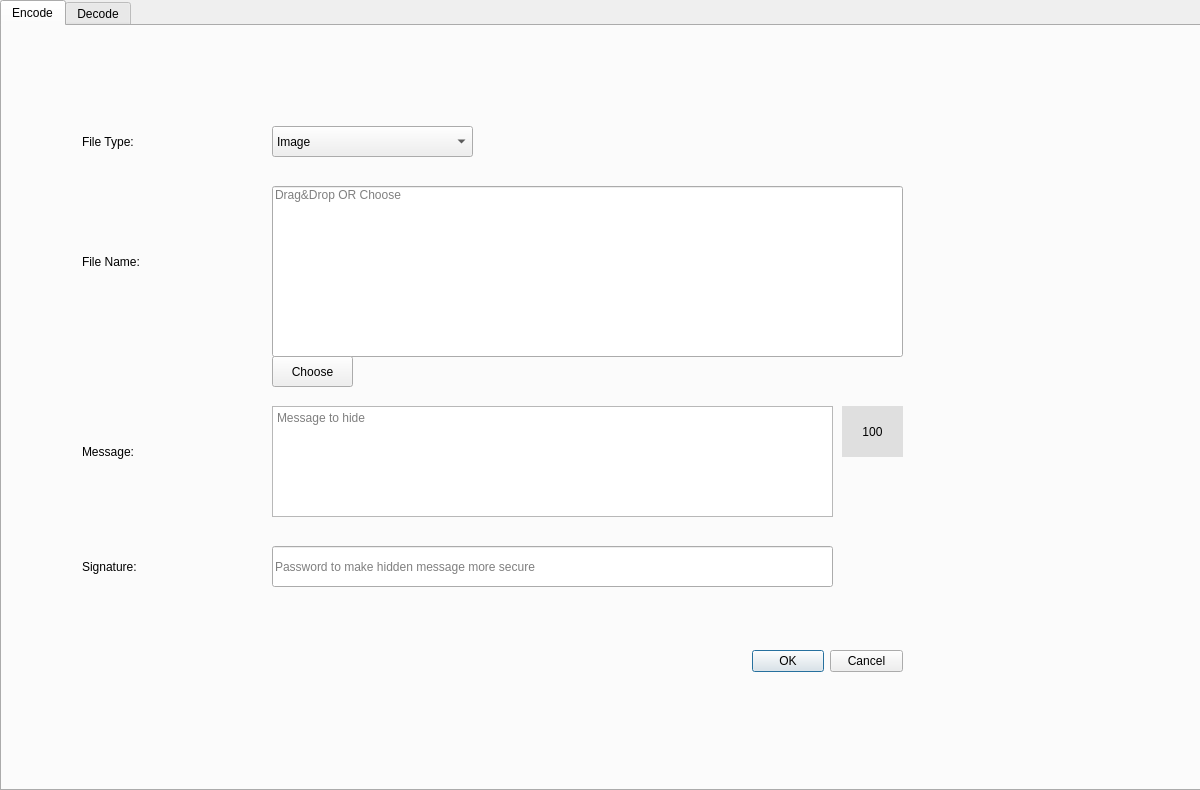
<?xml version="1.0" encoding="UTF-8"?>
<ui version="4.0">
 <class>Form</class>
 <widget class="QWidget" name="Form">
  <property name="geometry">
   <rect>
    <x>0</x>
    <y>0</y>
    <width>1200</width>
    <height>790</height>
   </rect>
  </property>
  <property name="windowTitle">
   <string>Form</string>
  </property>
  <widget class="QTabWidget" name="tabWidget">
   <property name="geometry">
    <rect>
     <x>0</x>
     <y>0</y>
     <width>1201</width>
     <height>791</height>
    </rect>
   </property>
   <property name="tabPosition">
    <enum>QTabWidget::North</enum>
   </property>
   <property name="tabShape">
    <enum>QTabWidget::Rounded</enum>
   </property>
   <property name="currentIndex">
    <number>0</number>
   </property>
   <widget class="QWidget" name="Tab1">
    <attribute name="title">
     <string>Encode</string>
    </attribute>
    <widget class="QWidget" name="widget" native="true">
     <property name="geometry">
      <rect>
       <x>0</x>
       <y>0</y>
       <width>1201</width>
       <height>771</height>
      </rect>
     </property>
     <property name="styleSheet">
      <string notr="true"/>
     </property>
     <widget class="QLineEdit" name="lineEdit">
      <property name="geometry">
       <rect>
        <x>270</x>
        <y>160</y>
        <width>631</width>
        <height>171</height>
       </rect>
      </property>
      <property name="text">
       <string/>
      </property>
      <property name="frame">
       <bool>true</bool>
      </property>
      <property name="alignment">
       <set>Qt::AlignLeading|Qt::AlignLeft|Qt::AlignTop</set>
      </property>
      <property name="placeholderText">
       <string>Drag&amp;Drop OR Choose</string>
      </property>
     </widget>
     <widget class="QPushButton" name="pushButton_3">
      <property name="geometry">
       <rect>
        <x>270</x>
        <y>330</y>
        <width>81</width>
        <height>31</height>
       </rect>
      </property>
      <property name="text">
       <string>Choose</string>
      </property>
     </widget>
     <widget class="QLineEdit" name="lineEdit_3">
      <property name="geometry">
       <rect>
        <x>270</x>
        <y>520</y>
        <width>561</width>
        <height>41</height>
       </rect>
      </property>
      <property name="text">
       <string/>
      </property>
      <property name="placeholderText">
       <string>Password to make hidden message more secure</string>
      </property>
     </widget>
     <widget class="QDialogButtonBox" name="buttonBox">
      <property name="geometry">
       <rect>
        <x>750</x>
        <y>620</y>
        <width>151</width>
        <height>31</height>
       </rect>
      </property>
      <property name="standardButtons">
       <set>QDialogButtonBox::Cancel|QDialogButtonBox::Ok</set>
      </property>
     </widget>
     <widget class="QComboBox" name="comboBox">
      <property name="geometry">
       <rect>
        <x>270</x>
        <y>100</y>
        <width>201</width>
        <height>31</height>
       </rect>
      </property>
      <item>
       <property name="text">
        <string>Image</string>
       </property>
      </item>
      <item>
       <property name="text">
        <string>Audio</string>
       </property>
      </item>
      <item>
       <property name="text">
        <string>Video</string>
       </property>
      </item>
      <item>
       <property name="text">
        <string>Document</string>
       </property>
      </item>
     </widget>
     <widget class="QLabel" name="label">
      <property name="geometry">
       <rect>
        <x>80</x>
        <y>100</y>
        <width>111</width>
        <height>31</height>
       </rect>
      </property>
      <property name="styleSheet">
       <string notr="true">font: 350 16pt &quot;Segoe UI&quot;;</string>
      </property>
      <property name="text">
       <string>File Type:</string>
      </property>
     </widget>
     <widget class="QLabel" name="label_2">
      <property name="geometry">
       <rect>
        <x>80</x>
        <y>220</y>
        <width>131</width>
        <height>31</height>
       </rect>
      </property>
      <property name="styleSheet">
       <string notr="true">font: 350 16pt &quot;Segoe UI&quot;;</string>
      </property>
      <property name="text">
       <string>File Name:</string>
      </property>
     </widget>
     <widget class="QLabel" name="label_3">
      <property name="geometry">
       <rect>
        <x>80</x>
        <y>410</y>
        <width>121</width>
        <height>31</height>
       </rect>
      </property>
      <property name="styleSheet">
       <string notr="true">font: 350 16pt &quot;Segoe UI&quot;;</string>
      </property>
      <property name="text">
       <string>Message:</string>
      </property>
     </widget>
     <widget class="QLabel" name="label_4">
      <property name="geometry">
       <rect>
        <x>80</x>
        <y>520</y>
        <width>121</width>
        <height>41</height>
       </rect>
      </property>
      <property name="styleSheet">
       <string notr="true">font: 350 16pt &quot;Segoe UI&quot;;</string>
      </property>
      <property name="text">
       <string>Signature:</string>
      </property>
     </widget>
     <widget class="QLabel" name="label_7">
      <property name="geometry">
       <rect>
        <x>840</x>
        <y>380</y>
        <width>61</width>
        <height>51</height>
       </rect>
      </property>
      <property name="styleSheet">
       <string notr="true">font: 12pt &quot;Segoe UI&quot;;
background-color:#dfdfdf</string>
      </property>
      <property name="text">
       <string>100</string>
      </property>
      <property name="alignment">
       <set>Qt::AlignCenter</set>
      </property>
     </widget>
     <widget class="QTextEdit" name="textEdit">
      <property name="geometry">
       <rect>
        <x>270</x>
        <y>380</y>
        <width>561</width>
        <height>111</height>
       </rect>
      </property>
      <property name="placeholderText">
       <string>Message to hide</string>
      </property>
     </widget>
     <zorder>textEdit</zorder>
     <zorder>lineEdit</zorder>
     <zorder>pushButton_3</zorder>
     <zorder>lineEdit_3</zorder>
     <zorder>buttonBox</zorder>
     <zorder>comboBox</zorder>
     <zorder>label</zorder>
     <zorder>label_2</zorder>
     <zorder>label_3</zorder>
     <zorder>label_4</zorder>
     <zorder>label_7</zorder>
    </widget>
   </widget>
   <widget class="QWidget" name="Tab2">
    <attribute name="title">
     <string>Decode</string>
    </attribute>
    <widget class="QWidget" name="widget_2" native="true">
     <property name="geometry">
      <rect>
       <x>0</x>
       <y>0</y>
       <width>1201</width>
       <height>771</height>
      </rect>
     </property>
     <property name="styleSheet">
      <string notr="true"/>
     </property>
     <widget class="QLineEdit" name="lineEdit_4">
      <property name="geometry">
       <rect>
        <x>270</x>
        <y>160</y>
        <width>631</width>
        <height>171</height>
       </rect>
      </property>
      <property name="alignment">
       <set>Qt::AlignLeading|Qt::AlignLeft|Qt::AlignTop</set>
      </property>
      <property name="placeholderText">
       <string>Drag&amp;Drop / Choose</string>
      </property>
     </widget>
     <widget class="QPushButton" name="pushButton_4">
      <property name="geometry">
       <rect>
        <x>270</x>
        <y>330</y>
        <width>81</width>
        <height>31</height>
       </rect>
      </property>
      <property name="text">
       <string>Choose</string>
      </property>
     </widget>
     <widget class="QLineEdit" name="lineEdit_6">
      <property name="geometry">
       <rect>
        <x>270</x>
        <y>380</y>
        <width>561</width>
        <height>41</height>
       </rect>
      </property>
      <property name="placeholderText">
       <string>Enter Password</string>
      </property>
     </widget>
     <widget class="QDialogButtonBox" name="buttonBox_2">
      <property name="geometry">
       <rect>
        <x>750</x>
        <y>480</y>
        <width>151</width>
        <height>31</height>
       </rect>
      </property>
      <property name="standardButtons">
       <set>QDialogButtonBox::Cancel|QDialogButtonBox::Ok</set>
      </property>
     </widget>
     <widget class="QComboBox" name="comboBox_2">
      <property name="geometry">
       <rect>
        <x>270</x>
        <y>100</y>
        <width>201</width>
        <height>31</height>
       </rect>
      </property>
      <item>
       <property name="text">
        <string>Image</string>
       </property>
      </item>
      <item>
       <property name="text">
        <string>Audio</string>
       </property>
      </item>
      <item>
       <property name="text">
        <string>Video</string>
       </property>
      </item>
      <item>
       <property name="text">
        <string>Document</string>
       </property>
      </item>
     </widget>
     <widget class="QLabel" name="label_5">
      <property name="geometry">
       <rect>
        <x>80</x>
        <y>100</y>
        <width>111</width>
        <height>31</height>
       </rect>
      </property>
      <property name="styleSheet">
       <string notr="true">font: 350 16pt &quot;Segoe UI&quot;;</string>
      </property>
      <property name="text">
       <string>File Type:</string>
      </property>
     </widget>
     <widget class="QLabel" name="label_6">
      <property name="geometry">
       <rect>
        <x>80</x>
        <y>220</y>
        <width>131</width>
        <height>31</height>
       </rect>
      </property>
      <property name="styleSheet">
       <string notr="true">font: 350 16pt &quot;Segoe UI&quot;;</string>
      </property>
      <property name="text">
       <string>File Name:</string>
      </property>
     </widget>
     <widget class="QLabel" name="label_8">
      <property name="geometry">
       <rect>
        <x>80</x>
        <y>380</y>
        <width>121</width>
        <height>41</height>
       </rect>
      </property>
      <property name="styleSheet">
       <string notr="true">font: 350 16pt &quot;Segoe UI&quot;;</string>
      </property>
      <property name="text">
       <string>Signature:</string>
      </property>
     </widget>
    </widget>
   </widget>
  </widget>
 </widget>
 <resources/>
 <connections/>
</ui>
